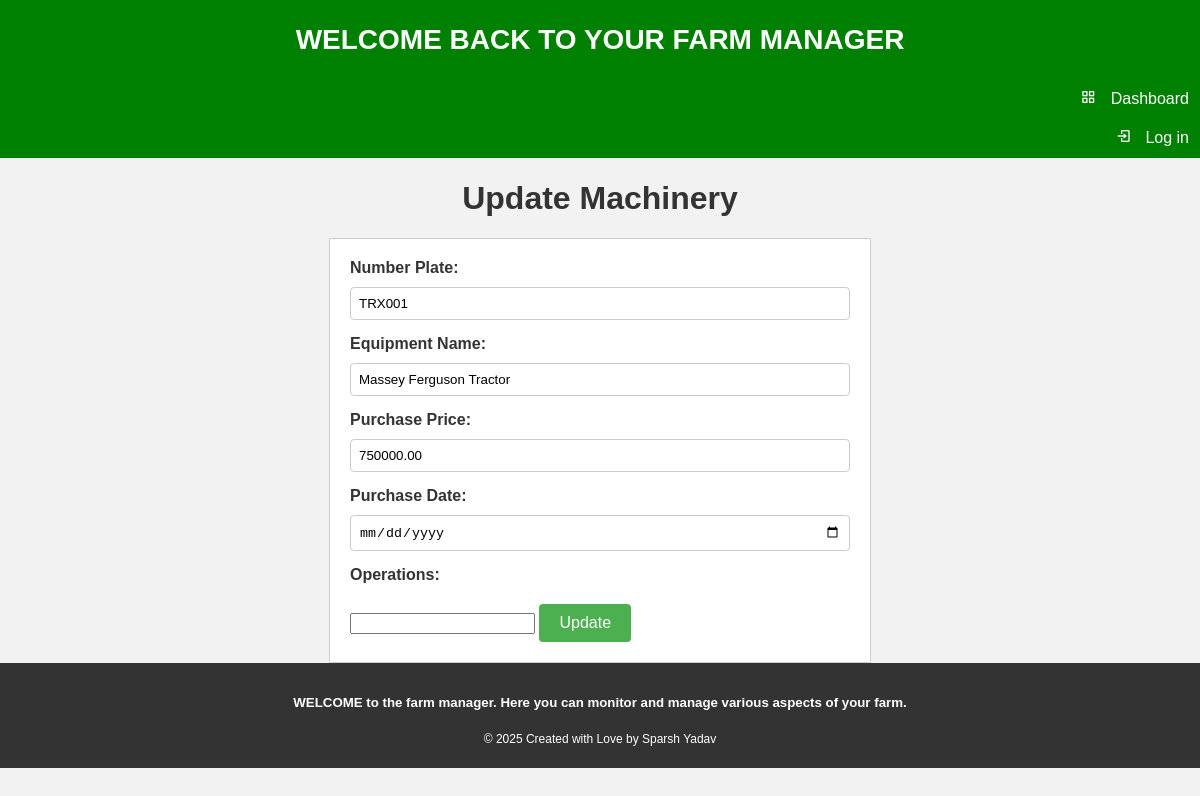
/update_machinery/TRX001/, run on the app's committed database.
### homepage/models.py (models this page shows)
class Machinery(models.Model):
    user=models.ForeignKey(User, on_delete=models.CASCADE,default=1)
    Number_plate= models.CharField(max_length=20, primary_key=True)
    Equipment_name= models.CharField(max_length=20)
    Purchase_price= models.DecimalField(max_digits=10,decimal_places=2, default=0)
    Purchase_date = models.DateField()
    Operation=models.TextField(blank=True)
    class Meta:
        db_table = "Machinery"

### homepage/views.py (the view)
# urls.py: path("update_machinery/<str:Number_plate>/", Update_machinery, name="update-machinery"),
def Update_machinery(request,Number_plate):
    machinery=Machinery.objects.get(Number_plate=Number_plate)
    form = MachineryForm(request.POST, instance=machinery)
    if form.is_valid():
        form.save()
        return redirect("homepage:show-machinery")
    else:
        print(form.errors)
    return render(request, "homepage/updatemachinery.html", {'machinery':machinery})

### homepage/templates/homepage/updatemachinery.html (shortened to what this page needs)
{%extends 'homepage/base.html'%}
{%block content%}
<head>
    </head>
    <body>
      <h1>Update Machinery</h1>
      <form method="post">
        <label for="id_Number_plate">Number Plate:</label>
        <input type="text" name="Number_plate" id="id_Number_plate" value="{{machinery.Number_plate }}" required>
        <label for="id_Equipment_name">Equipment Name:</label>
        <input type="text" name="Equipment_name" id="id_Equipment_name" value="{{ machinery.Equipment_name }}" required>
        <label for="id_Purchase_price">Purchase Price:</label>
        <input type="number" name="Purchase_price" id="id_Purchase_price" value="{{ machinery.Purchase_price }}" required>
        <label for="id_Purchase_date">Purchase Date:</label>
        <input type="date" name="Purchase_date" id="id_description" value="{{ machinery.Purchase_date }}" required>
        <label for="id_Operation">Operations:</label>
        <input type="description" name="Operation" id="id_Operation" value="{{ machinery.Operation }}"required>
        <input type="submit" value="Update">
      </form>
    </body>
    {%endblock%}

### homepage/templates/homepage/updatemachinery.html (style rules this page uses)
body { font-family: Arial, sans-serif; background-color: #f2f2f2; margin: 0; }
h1 { text-align: center; color: #333; }
form { background-color: #fff; border: 1px solid #ccc; padding: 20px; margin-top: 20px; max-width: 500px; margin-left: auto; margin-right: auto; }
label { display: block; margin-bottom: 10px; font-weight: bold; color: #333; }
input[type="text"], input[type="date"], input[type="number"] { width: 100%; padding: 8px; border: 1px solid #ccc; border-radius: 4px; box-sizing: border-box; margin-bottom: 15px; }
input[type="submit"] { background-color: #4CAF50; color: white; padding: 10px 20px; border: none; border-radius: 4px; cursor: pointer; font-size: 16px; margin-top: 10px; }

### data on the page
Machinery: Number_plate "TRX001", Equipment_name "Massey Ferguson Tractor", Purchase_price "750000.00"
